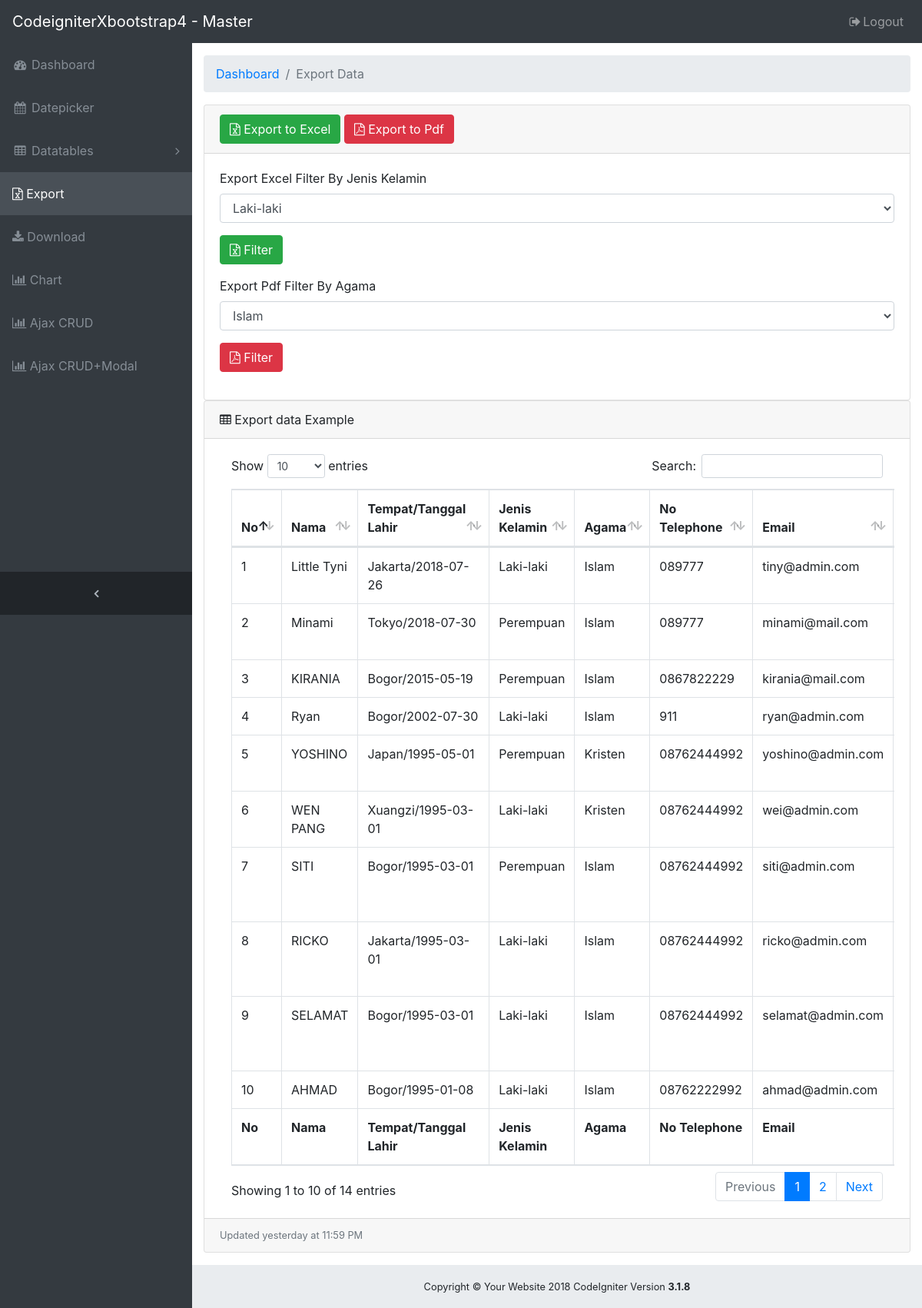
Screenshot of /index.php/export with the database file from the repository.
### tables this page shows
CREATE TABLE IF NOT EXISTS `table_user` (
`user_id` int(11) NOT NULL,
  `nama` varchar(50) NOT NULL,
  `tempat_lahir` varchar(50) NOT NULL,
  `tanggal_lahir` date NOT NULL,
  `jenis_kelamin` varchar(12) NOT NULL,
  `agama_id` int(1) NOT NULL,
  `no_telephone` varchar(15) NOT NULL,
  `email` varchar(50) NOT NULL,
  `alamat` text NOT NULL
);

CREATE TABLE IF NOT EXISTS `table_agama` (
`agama_id` int(11) NOT NULL,
  `agama` varchar(15) NOT NULL
);

### application/controllers/Export.php (called while the page is built, shortened)
<?php defined('BASEPATH') OR exit('no direct script access allowed');
	class  Export extends CI_Controller	{
		public function __Construct()
		{
				$this->load->model('Export_model','Mdl');
		}
		public function index()
		{
			$user_data['link_export'] = 'active';
            $user_data['agama'] = $this->Mdl->get_agama();
			$user_data['query'] = $this->Mdl->get_all_data();
			$this->load->view('header',$user_data);
			$this->load->view('export/data',$user_data);
			$this->load->view('footer');
		}
	}

### index.php (called while the page is built, shortened)
<?php
require_once BASEPATH.'core/CodeIgniter.php';

### application/models/Export_model.php (called while the page is built, shortened)
<?php defined('BASEPATH') OR exit('no direct script access allowed');
	class  Export_model extends CI_Model	{
		public function get_all_data()
		{
			$this->db->from('table_user');
			$this->db->join('table_agama','table_user.agama_id = table_agama.agama_id');
			$this->db->order_by('user_id','desc');
			$query = $this->db->get();
			return $query->result();
		}
		public function get_agama()
		{
			$this->db->from('table_agama');
			$this->db->order_by('agama_id','asc');
			$query = $this->db->get();
			return $query->result();
		}
	}

### application/views/export/data.php (the view, shortened to what this page needs)
<div class="content-wrapper">
    <div class="container-fluid">
      <ol class="breadcrumb">
        <li class="breadcrumb-item">
          <a href="#">Dashboard</a>
        </li>
        <li class="breadcrumb-item active">Export Data</li>
      </ol>
      <div class="card mn-3">
        <div class="card-header">
          <a href="<?php echo base_url()?>Export/excel_file" class="btn btn-success">
            <i class="fa fa-file-excel-o"></i> Export to Excel
          </a>
          <a href="<?php echo base_url()?>Export/pdf_file" class="btn btn-danger">
            <i class="fa fa-file-pdf-o"></i> Export to Pdf
          </a>
        </div>
        <div class="card-body">
          <form action="<?php echo base_url()?>export/excel_filter_jk" method="post" enctype="multipart/form-data">
            <div class="form-group">
              <label>Export Excel Filter By Jenis Kelamin</label>
              <select name="jenis_kelamin" class="form-control">
                <option value="Laki-laki">Laki-laki</option>
              </select>
            </div>
            <div class="form-group">
              <button class="btn btn-success" name="btn_filter"><i class="fa fa-file-excel-o"></i> Filter</button>
            </div>
          </form>
          <form action="<?php echo base_url()?>export/pdf_file" method="post" enctype="multipart/form-data">
            <div class="form-group">
              <label>Export Pdf Filter By Agama</label>
              <select name="agama" class="form-control">
               <?php foreach($agama as $data_agama){?>
                <option value="<?php echo $data_agama->agama_id?>"><?php echo $data_agama->agama;?></option>
               <?php }?>
              </select>
            </div>
            <div class="form-group">
              <button class="btn btn-danger" name="btn_filter_agama"><i class="fa fa-file-pdf-o"></i> Filter</button>
            </div>
          </form>
        </div>
      </div>
      <div class="card mb-3">
        <div class="card-header">
          <i class="fa fa-table"></i> Export data Example
        </div>
        <div class="card-body">
          <div class="table-responsive">
            <table class="table table-bordered" id="dataTable" width="100%" cellspacing="0">
              <thead>
                <tr>
                  <th>No</th>
                  <th>Nama</th>
                  <th>Tempat/Tanggal Lahir</th>
                  <th>Jenis Kelamin</th>
                  <th>Agama</th>
                  <th>No Telephone</th>
                  <th>Email</th>
                </tr>
              </thead>
              <tfoot>
                <tr>
                  <th>No</th>
                  <th>Nama</th>
                  <th>Tempat/Tanggal Lahir</th>
                  <th>Jenis Kelamin</th>
                  <th>Agama</th>
                  <th>No Telephone</th>
                  <th>Email</th>
                </tr>
              </tfoot>
              <tbody>
                <?php
                  $no=0;
                  foreach($query as $row){
                  $no++;
                 ?>
                <tr>
                  <td><?php echo $no;?></td>
                  <td><?php echo $row->nama;?></td>
                  <td><?php echo $row->tempat_lahir.'/'.$row->tanggal_lahir;?></td>
                  <td><?php echo $row->jenis_kelamin;?></td>
                  <td><?php echo $row->agama;?></td>
                  <td><?php echo $row->no_telephone?></td>
                  <td><?php echo $row->email;?></td>
                </tr>
                <?php
                }
                ?>
              </tbody>
            </table>
          </div>
        </div>
        <div class="card-footer small text-muted">Updated yesterday at 11:59 PM</div>
      </div>
    </div>
</div>

### assets/css/sb-admin.css (style rules this page uses)
html { position: relative; min-height: 100%; }
body { overflow-x: hidden; }
body.sticky-footer { margin-bottom: 56px; }
body.sticky-footer .content-wrapper { min-height: calc(100vh - 56px - 56px); }
body.fixed-nav { padding-top: 56px; }
.content-wrapper { min-height: calc(100vh - 56px); padding-top: 1rem; }
.content-wrapper { overflow-x: hidden; background: white; }
@media (min-width: 992px) { .content-wrapper { margin-left: 250px; } }

### rows the page displays
table_user: nama "Little Tyni", tempat_lahir "Jakarta", tanggal_lahir "2018-07-26", jenis_kelamin "Laki-laki", agama.agama "Islam", no_telephone "089777", email "tiny@admin.com"
table_user: nama "Minami", tempat_lahir "Tokyo", tanggal_lahir "2018-07-30", jenis_kelamin "Perempuan", agama.agama "Islam", no_telephone "089777", email "minami@mail.com"
table_user: nama "KIRANIA", tempat_lahir "Bogor", tanggal_lahir "2015-05-19", jenis_kelamin "Perempuan", agama.agama "Islam", no_telephone "0867822229", email "kirania@mail.com"
table_user: nama "Ryan", tempat_lahir "Bogor", tanggal_lahir "2002-07-30", jenis_kelamin "Laki-laki", agama.agama "Islam", no_telephone "911", email "ryan@admin.com"
table_user: nama "YOSHINO", tempat_lahir "Japan", tanggal_lahir "1995-05-01", jenis_kelamin "Perempuan", agama.agama "Kristen", no_telephone "08762444992", email "yoshino@admin.com"
table_user: nama "WEN PANG", tempat_lahir "Xuangzi", tanggal_lahir "1995-03-01", jenis_kelamin "Laki-laki", agama.agama "Kristen", no_telephone "08762444992", email "wei@admin.com"
table_user: nama "SITI", tempat_lahir "Bogor", tanggal_lahir "1995-03-01", jenis_kelamin "Perempuan", agama.agama "Islam", no_telephone "08762444992", email "siti@admin.com"
table_user: nama "RICKO", tempat_lahir "Jakarta", tanggal_lahir "1995-03-01", jenis_kelamin "Laki-laki", agama.agama "Islam", no_telephone "08762444992", email "ricko@admin.com"
table_user: nama "SELAMAT", tempat_lahir "Bogor", tanggal_lahir "1995-03-01", jenis_kelamin "Laki-laki", agama.agama "Islam", no_telephone "08762444992", email "selamat@admin.com"
table_user: nama "AHMAD", tempat_lahir "Bogor", tanggal_lahir "1995-01-08", jenis_kelamin "Laki-laki", agama.agama "Islam", no_telephone "08762222992", email "ahmad@admin.com"

### other values shown
CI_VERSION "3.1.8"
form field agama "Islam"
